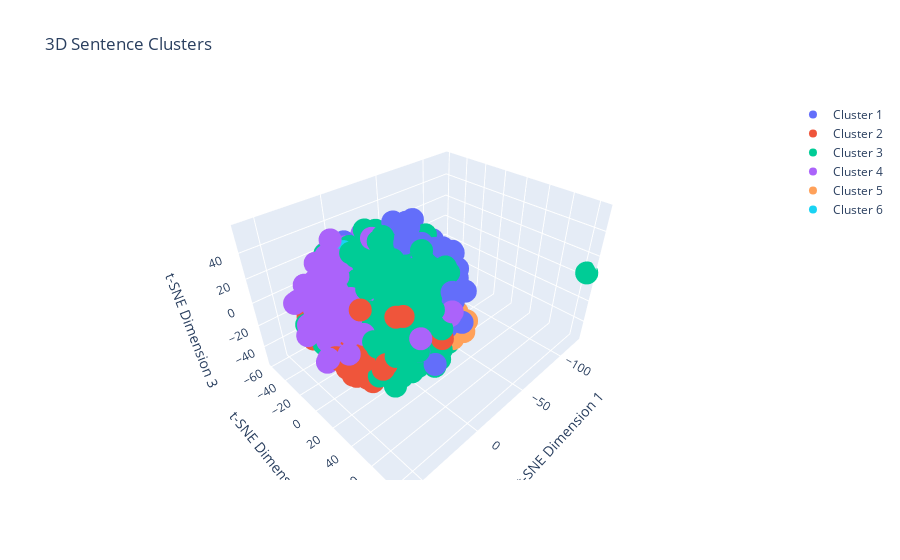

Notebook cell for this chart:
### Code cell
import plotly.graph_objects as go

# Perform t-SNE dimensionality reduction for 3D visualization
perplexity_value = min(30, len(sentence_vectors) - 1)
tsne_3d = TSNE(n_components=3,perplexity=perplexity_value, random_state=0)
reduced_vectors_3d = tsne_3d.fit_transform(sentence_vectors)

# 3D Scatter plot
fig = go.Figure()

for i in range(num_clusters):
    indices = labels == i
    fig.add_trace(go.Scatter3d(
        x=reduced_vectors_3d[indices, 0],
        y=reduced_vectors_3d[indices, 1],
        z=reduced_vectors_3d[indices, 2],
        mode='markers',
        name=f'Cluster {i+1}'
    ))

fig.update_layout(title='3D Sentence Clusters',
                  scene=dict(xaxis_title='t-SNE Dimension 1',
                             yaxis_title='t-SNE Dimension 2',
                             zaxis_title='t-SNE Dimension 3'))
fig.show()
